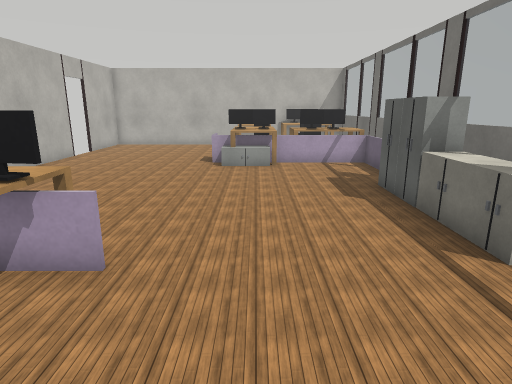
view 1 (above)

14 first-person views from a walk through a Webots world. The camera is 1.2 m above the floor, tilts 14° down and sees 75° across. The floor is counted in squares, 0.5 m on a side. Each view is taken from the middle of a square. On the plan, view 1 faces up. The plan holds only what a view shows up to about 19 squares ahead; the rest is blank. The robots in the file are not drawn. Webots' stock objects and surfaces are drawn as simple stand-ins. Door leaves are left out.

view 2
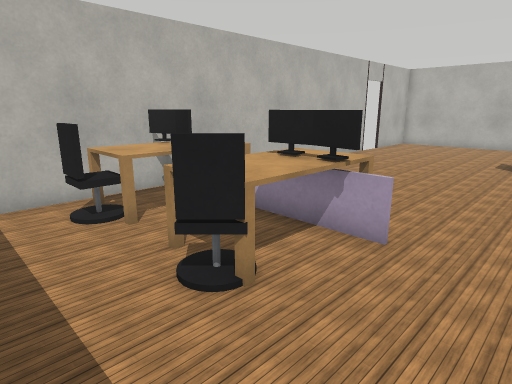

view 3
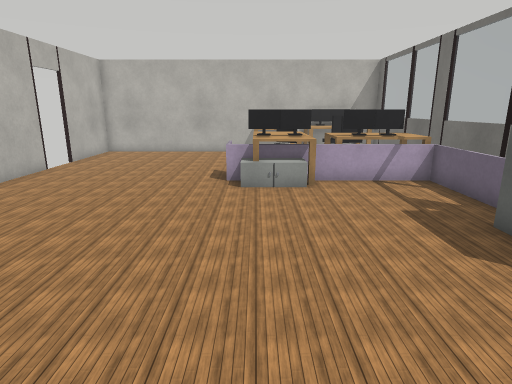

view 4
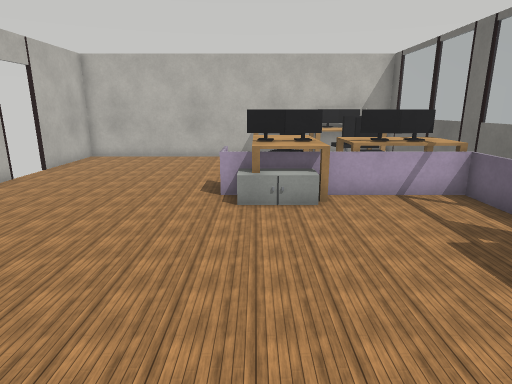

view 5
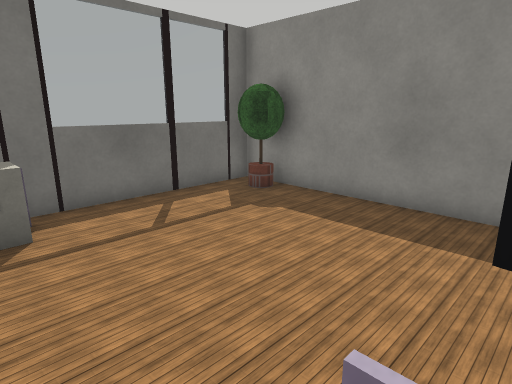

view 6
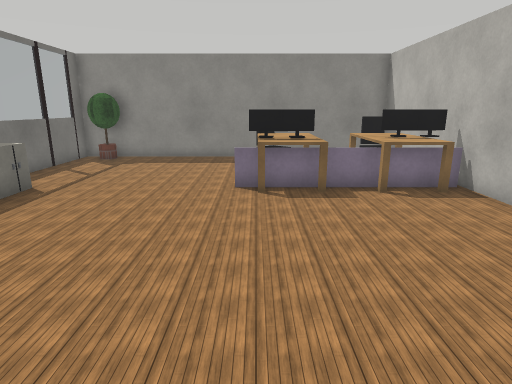

view 7
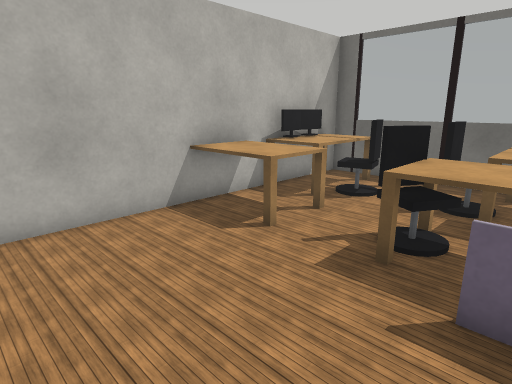

view 8
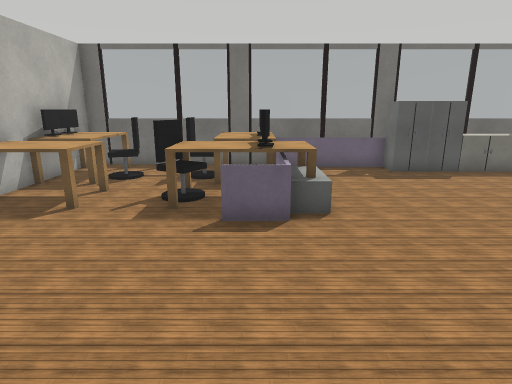

view 9
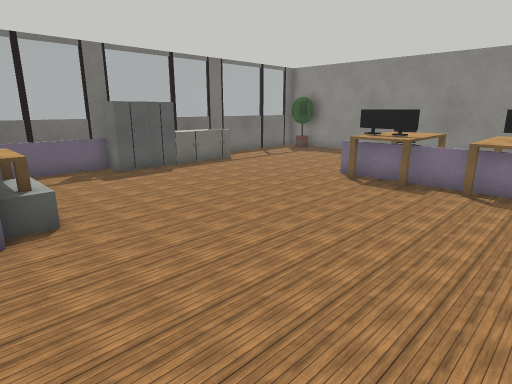

view 10
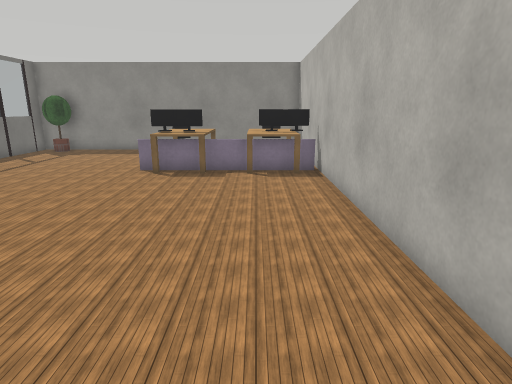

view 11
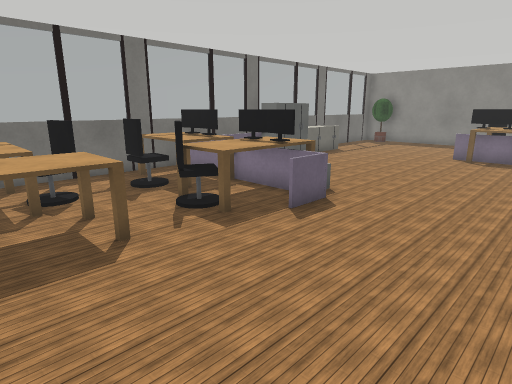

view 12
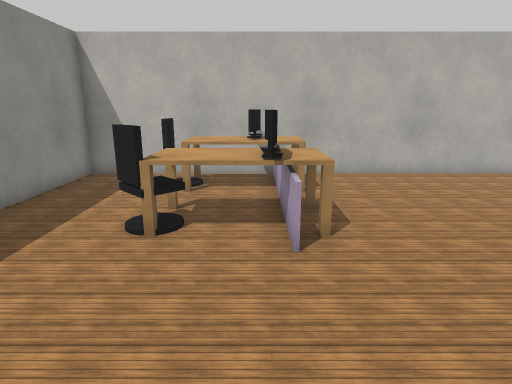

view 13
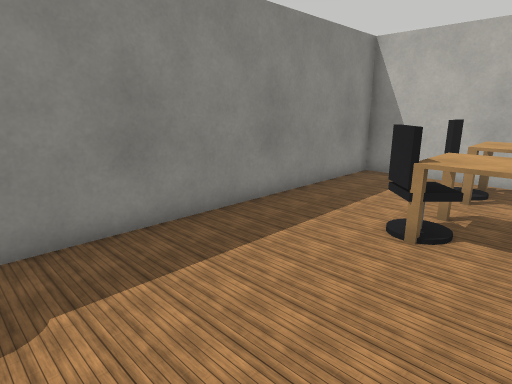

view 14
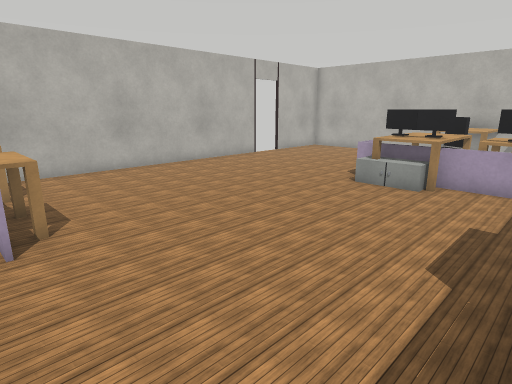

### Floor plan
Points are (right, up) in squares from view 1. A wall is a line through its corners. A room is listed if a view was taken in it or the views show most of it. See-through windows are left out.
Room 1 (views 1, 2, 3, 4, 5, 6, 7, 8, 9, 10, 11, 12, 13, 14)
walls: (-9.5, 17.6) (-9.5, -2.3) (3.3, -2.3); (-1.6, 23.3) (-9.5, 23.3) (-9.5, 19.3); (5.7, -2.4) (5.7, 23.3) (5.4, 23.3)
low walls: (-1.4, 15.2) (-2, 15.2) (-2, 16.8); (1.4, 15.3) (4.5, 15.3); (5, 10.5) (5, 15.2) (1.4, 15.2); (-6.6, 4.7) (-5.4, 4.7) (-6.2, 4.7)
ways out: open door at (-10, 18.5)
objects: monitor (-9, 4); office chair (-8, 1) to (-7, 2); table (-8, 3) to (-7, 3); monitor (-8, 4) to (-7, 4); table (-8, 5) to (-7, 5); table (-5, 2) to (-3, 3); monitor (-5, 4) to (-4, 4); table (-5, 5) to (-3, 5); office chair (-4, 1) to (-3, 2); monitor (-3, 4); cabinet (-1, 14) to (0, 15); monitor (-1, 16); table (-1, 17) to (1, 18); table (-1, 21) to (1, 23); monitor (0, 16) to (1, 16); office chair (0, 18) to (1, 18); table (1, 15); monitor (2, 16); table (2, 17); table (2, 22) to (5, 23); monitor (3, 16) to (4, 16); office chair (3, 17) to (3, 18); office chair (3, 20) to (3, 21); monitor (3, 23); potted tree (4, -2) to (5, -1); cabinet (4, 5) to (4, 6); cabinet (4, 7) to (5, 7); cabinet (4, 8) to (4, 9); cabinet (4, 10) to (5, 10); table (4, 16) to (5, 17); monitor (4, 23)

Where each view was taken, in squares from view 1:
view 1: 0 up, 0 right, facing up
view 2: 1 down, 0 right, facing up-left
view 3: 4 up, 1 left, facing up
view 4: 6 up, 1 left, facing up
view 5: 6 up, 3 left, facing down-right
view 6: 15 up, 3 left, facing down
view 7: 16 up, 6 left, facing up-right
view 8: 16 up, 9 left, facing right
view 9: 16 up, 9 left, facing down-right
view 10: 18 up, 7 left, facing down
view 11: 23 up, 7 left, facing down-right
view 12: 4 up, 3 right, facing left
view 13: 4 up, 3 right, facing down-left
view 14: 4 up, 4 right, facing up-left
